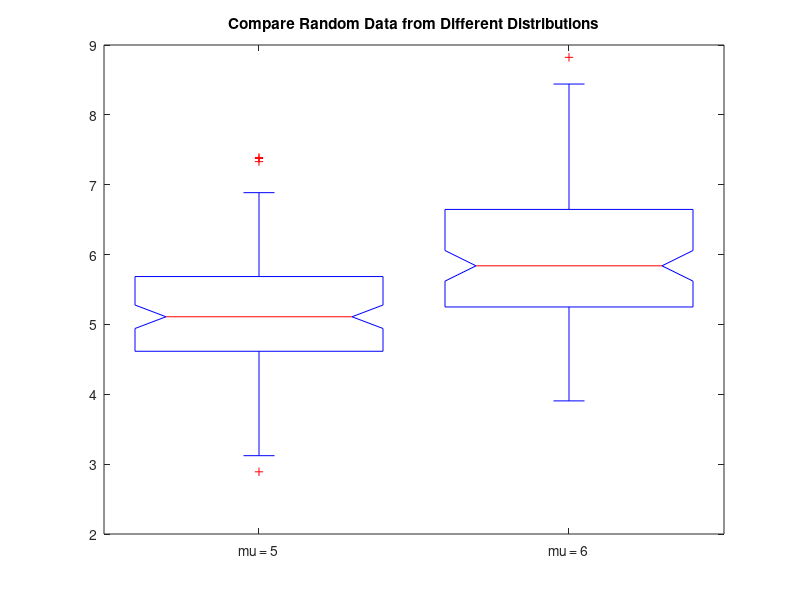

This figure's MATLAB source:
load carsmall
%boxplot(MPG,Origin)
%title('Miles per Gallon by Vehicle Origin')
%xlabel('Country of Origin')
%ylabel('Miles per Gallon (MPG)')




%boxplot(MPG)
%xlabel('All Vehicles')
%ylabel('Miles per Gallon (MPG)')
%title('Miles per Gallon for All Vehicles')


%saveas(figure(put),fullfile('/home/azeem/Desktop/matlab/scatter/',['figure_box''save''.jpg']));                         
  

rng default  % For reproducibility
x1 = normrnd(5,1,100,1);
x2 = normrnd(6,1,100,1);

%Create notched box plots of x1 and x2. Label each box with its corresponding mu value.

figure
boxplot([x1,x2],'Notch','on','Labels',{'mu = 5','mu = 6'})
title('Compare Random Data from Different Distributions')